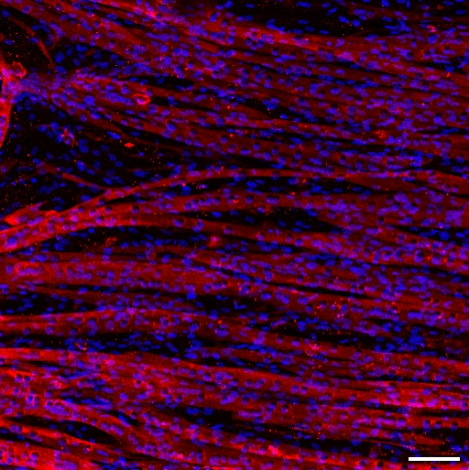
#> input picture B1 high (2).png, 469 x 470 px
$ python nuclei_detection.py
#> lines starting #> are read from the running program, lines starting #| are printed output that depends on the picture; after the words box and inside, x2 and y2 are one past the last pixel; in counts of white or black regions, pixels touching at a corner belong together
import os
import sys
import numpy as np
import cv2
import matplotlib.pyplot as plt
from skimage import filters, morphology, measure, segmentation, color, feature

def detect_nuclei(image_path, output_dir=None, visualize=True):
    """
    Detect and count nuclei in a fluorescence microscopy image.

    Parameters:
    -----------
    image_path : str
        Path to the input image
    output_dir : str, optional
        Directory to save output images and results
    visualize : bool, optional
        Whether to create and save visualization

    Returns:
    --------
    dict
        Dictionary containing nuclei count and other metrics
    """
#> called with image_path = 'B1 high (2).png', output_dir = 'results', visualize = True
    # Create output directory if it doesn't exist
    if output_dir is None:
        output_dir = os.path.dirname(image_path)

    if not os.path.exists(output_dir):
        os.makedirs(output_dir)

    # Load the image
    print(f"Loading image: {image_path}")
    image = cv2.imread(image_path)
#> image is the input picture: shape (470, 469, 3); mean B, G, R 43.2, 2.5, 67.1
    if image is None:
        raise ValueError(f"Could not load image from {image_path}")

    # Convert from BGR to RGB for visualization
    image_rgb = cv2.cvtColor(image, cv2.COLOR_BGR2RGB)

    # Extract blue channel (nuclei)
    blue_channel = image_rgb[:, :, 2]  # In RGB, blue is channel 2

    # Apply Gaussian blur to reduce noise
    blurred = cv2.GaussianBlur(blue_channel, (5, 5), 0)
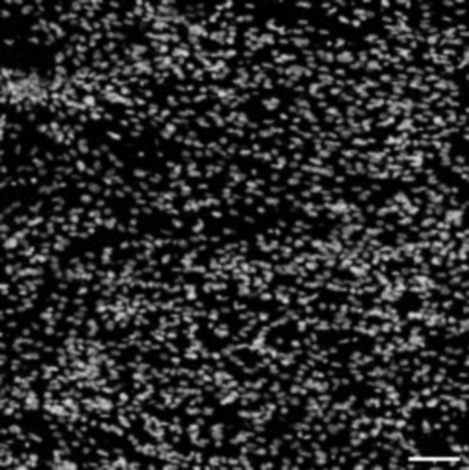
#> blurred: shape (470, 469); min 0, max 244, mean 43.2

    # Apply Otsu's thresholding to segment nuclei
    threshold_value, binary = cv2.threshold(blurred, 0, 255, cv2.THRESH_BINARY + cv2.THRESH_OTSU)
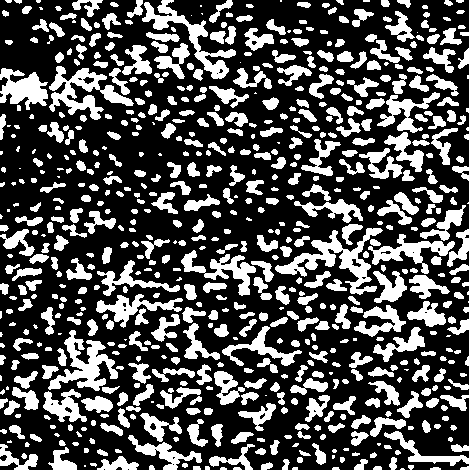
#> binary: shape (470, 469); 31.7% white; 687 white regions (91 under 20 px), largest, box (x1, y1, x2, y2) and area: (275, 228, 383, 295) 2012, (49, 66, 134, 120) 1709, (48, 330, 118, 391) 1629
#> threshold_value = 58
    print(f"Otsu's threshold value: {threshold_value}")
#| Otsu's threshold value: 58.0

    # Apply morphological operations to clean up the binary image
    # First, remove small noise with erosion
    kernel = np.ones((3, 3), np.uint8)
    eroded = cv2.erode(binary, kernel, iterations=1)
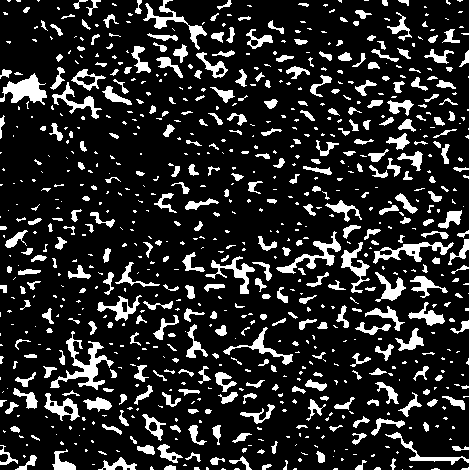
#> eroded: shape (470, 469); 16% white; 823 white regions (461 under 20 px), largest, box (x1, y1, x2, y2) and area: (50, 331, 114, 390) 970, (0, 73, 47, 105) 747, (276, 231, 341, 274) 613

    # Then dilate to restore nuclei size
    dilated = cv2.dilate(eroded, kernel, iterations=1)
#> dilated: shape (470, 469); 30.5% white; 731 white regions (98 under 20 px), largest, box (x1, y1, x2, y2) and area: (49, 330, 118, 391) 1599, (49, 66, 107, 120) 1375, (181, 251, 256, 295) 1125

    # Apply distance transform for watershed segmentation
    dist_transform = cv2.distanceTransform(dilated, cv2.DIST_L2, 5)
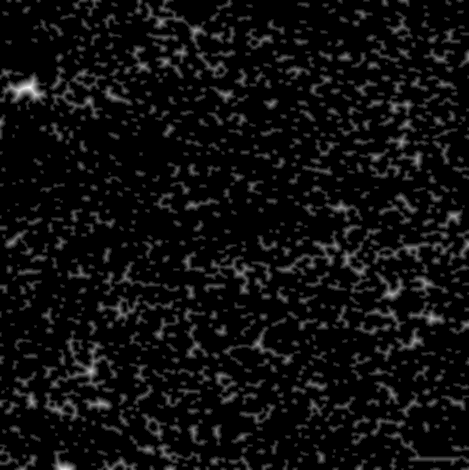
#> dist_transform: shape (470, 469) float32; min 0, max 10.39, mean 0.591; drawn with min black and max white

    # Normalize the distance image for range = {0.0, 1.0}
    cv2.normalize(dist_transform, dist_transform, 0, 1.0, cv2.NORM_MINMAX)

    # Find local maxima (markers) for watershed
    coordinates = feature.peak_local_max(dist_transform, min_distance=7, labels=dilated)
#> coordinates = 789 pairs, first value 7 to 462, second value 7 to 461

    # Create a boolean mask of the same shape as the image
    local_max = np.zeros_like(dist_transform, dtype=bool)

    # Mark the coordinates of local maxima as True
    for coord in coordinates:
        local_max[coord[0], coord[1]] = True
#> this loop made 789 passes
#> coord on passes 1 to 3: [87, 29], [371, 90], [318, 431]
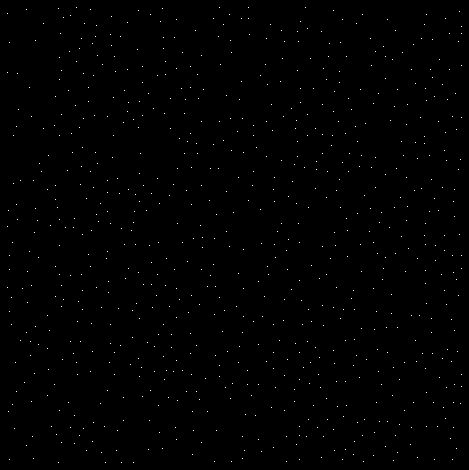
#> local_max: shape (470, 469) bool; 0.36% white in thin lines or dots

    # Label the markers
    markers = measure.label(local_max)
#> markers: shape (470, 469) int32; 790 distinct labels, from 0 to 789

    # Apply watershed segmentation
    labels = segmentation.watershed(-dist_transform, markers, mask=dilated)
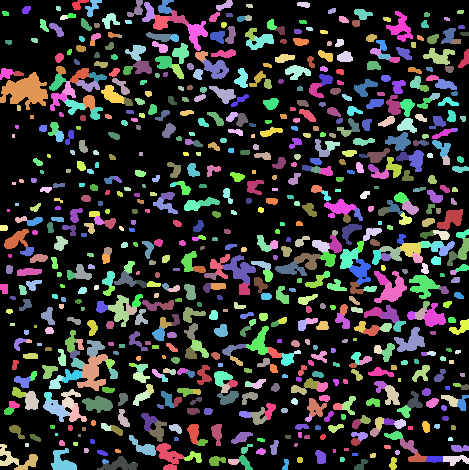
#> labels: shape (470, 469) int32; 790 distinct labels, from 0 to 789; one colour per label, 0 black

    # Count nuclei (number of regions)
    nuclei_count = np.max(labels)
#> nuclei_count = 789

    if visualize:
        # Create visualization
        # Create a color-coded segmentation image
        segmented_image = color.label2rgb(labels, image=image_rgb, bg_label=0)
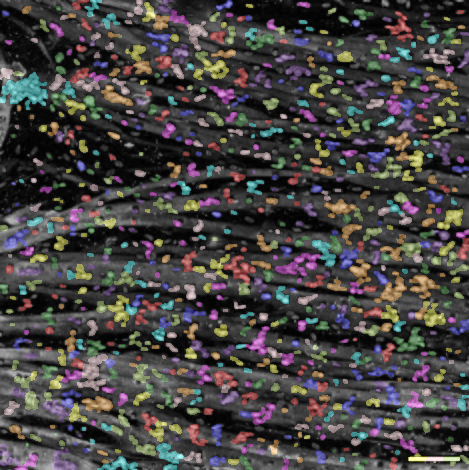
#> segmented_image: shape (470, 469, 3) float64; mean R, G, B 0.278, 0.266, 0.263

        # Create figure for visualization
        fig, axes = plt.subplots(2, 2, figsize=(12, 10))

        # Original image
        axes[0, 0].imshow(image_rgb)
        axes[0, 0].set_title('Original Image')
        axes[0, 0].axis('off')

        # Blue channel
        axes[0, 1].imshow(blue_channel, cmap='gray')
        axes[0, 1].set_title('Blue Channel (Nuclei)')
        axes[0, 1].axis('off')

        # Binary image after thresholding
        axes[1, 0].imshow(dilated, cmap='gray')
        axes[1, 0].set_title('Binary Image after Morphology')
        axes[1, 0].axis('off')

        # Segmented nuclei
        axes[1, 1].imshow(segmented_image)
        axes[1, 1].set_title(f'Segmented Nuclei (Count: {nuclei_count})')
        axes[1, 1].axis('off')

        plt.tight_layout()

        # Save visualization
        output_path = os.path.join(output_dir, 'nuclei_detection_results.png')
        plt.savefig(output_path)
        plt.close()

        print(f"Detected {nuclei_count} nuclei")
#| Detected 789 nuclei
        print(f"Saved visualization to {output_path}")

    # Prepare results
    results = {
        'nuclei_count': int(nuclei_count),
        'threshold_value': float(threshold_value),
        'labels': labels
    }

    return results

if __name__ == "__main__":
    # Check if image path is provided as command line argument
    if len(sys.argv) > 1:
        image_path = sys.argv[1]
    else:
        # Default image path
        image_path = "B1 high (2).png"

    # Check if output directory is provided as command line argument
    if len(sys.argv) > 2:
        output_dir = sys.argv[2]
    else:
        # Default output directory
        output_dir = "results"

    # Detect nuclei
    results = detect_nuclei(image_path, output_dir)
#> results = 3 items

    print(f"Total nuclei count: {results['nuclei_count']}")
#| Total nuclei count: 789

$ run again, with B1 low.png copied over B1 high (2).png
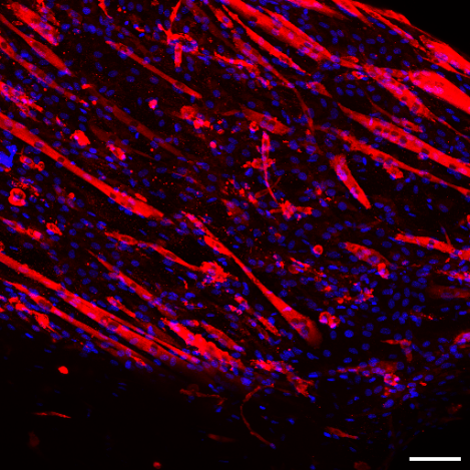
#> input picture B1 low.png, 470 x 470 px
#> in detect_nuclei, image is the input picture: shape (470, 470, 3); mean B, G, R 20.2, 0.2, 51.5
#> in detect_nuclei, `threshold_value, binary = cv2.threshold(blurred, 0, 255, cv2.THRESH_BI..`:
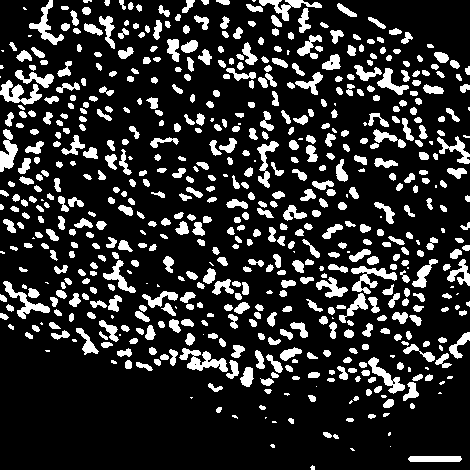
#> binary: shape (470, 470); 18.1% white; 627 white regions (73 under 20 px), largest, box (x1, y1, x2, y2) and area: (179, 348, 228, 372) 546, (351, 266, 397, 294) 516, (0, 80, 42, 105) 498
#> threshold_value = 45
#| Otsu's threshold value: 45.0
#> eroded: shape (470, 470); 7.8% white; 668 white regions (443 under 20 px), largest, box (x1, y1, x2, y2) and area: (0, 141, 17, 171) 253, (30, 0, 63, 44) 231, (410, 457, 460, 461) 197
#> dilated: shape (470, 470); 17.2% white; 614 white regions (36 under 20 px), largest, box (x1, y1, x2, y2) and area: (351, 266, 397, 292) 471, (4, 281, 50, 319) 453, (29, 0, 64, 45) 427
#> coordinates = 639 pairs, first value 7 to 458, second value 7 to 462
#> the loop in detect_nuclei, `for coord in coordinates:` made 639 passes
#> coord on passes 1 to 3: [160, 7], [380, 246], [347, 88]
#> markers: shape (470, 470) int32; 640 distinct labels, from 0 to 639
#> labels: shape (470, 470) int32; 640 distinct labels, from 0 to 639
#> nuclei_count = 639
#> in detect_nuclei, `segmented_image = color.label2rgb(labels, image=image_rgb, bg_label=0)`:
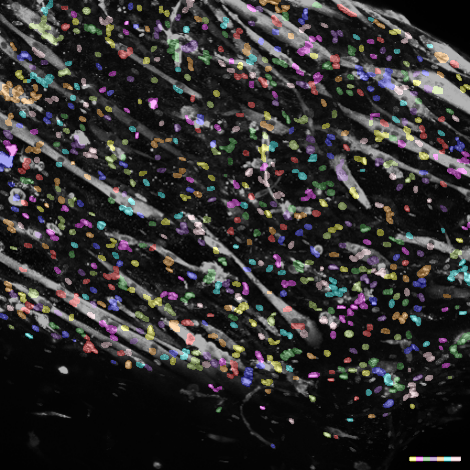
#> segmented_image: shape (470, 470, 3) float64; mean R, G, B 0.194, 0.188, 0.187
#| Detected 639 nuclei
#> results = 3 items
#| Total nuclei count: 639
